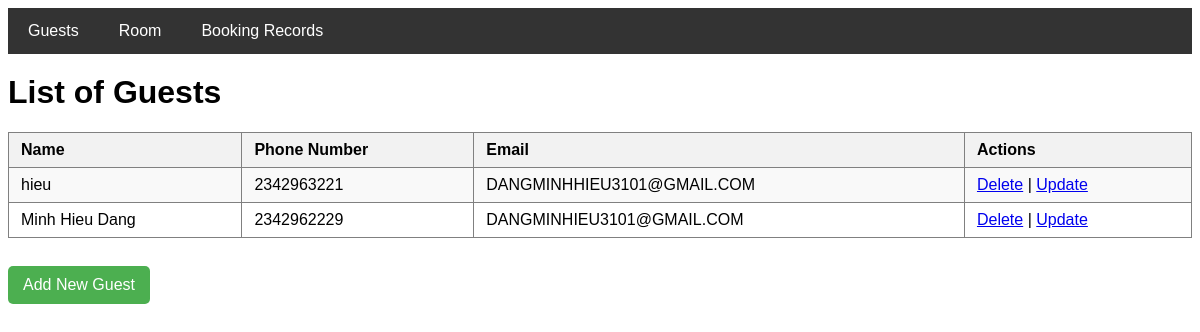
The app's page /guest_list with its own data.
### tables this page shows
CREATE TABLE guests (
    id INTEGER PRIMARY KEY AUTOINCREMENT,
    name TEXT NOT NULL,
    phone_number TEXT NOT NULL,
    email TEXT NOT NULL
);

### app.py (the view)
@app.route("/guest_list")
def get_list():
    guests = database.get_guest_list()
    return render_template("guest_list.html", guests=guests)

### database.py (called while the page is built)
def get_guest_list():
    cursor = connection.cursor()
    cursor.execute(""" SELECT * FROM guests """)
    guests = cursor.fetchall()
    guest_list = []
    for guest in guests:
        guest_list.append({
            'id': guest[0],
            'name': guest[1],
            'phone_number': guest[2],
            'email': guest[3],
        })
    return guest_list

### templates/guest_list.html (shortened to what this page needs)
<!DOCTYPE html>
<html>
<head>
</head>
<body>
    <div class="navbar">
        <a href="/guest_list">Guests</a>
        <a href="/room_list">Room</a>
        <a href="/guest_room_list">Booking Records</a>
    </div>
    <h1>List of Guests</h1>
    <table border="1">
        <tr>
            <th>Name</th>
            <th>Phone Number</th>
            <th>Email</th>
            <th>Actions</th>
        </tr>
        {% for guest in guests %}
        <tr>
            <td>{{ guest['name'] }}</td>
            <td>{{ guest['phone_number'] }}</td>
            <td>{{ guest['email'] }}</td>
            <td>
                <a href="/delete_guest/{{ guest['id'] }}">Delete</a> |
                <a href="/update_guest/{{ guest['id'] }}">Update</a>
            </td>
        </tr>
        {% endfor %}
    </table>
    <br>
    <a href="/create_guest" class="button">Add New Guest</a>
</body>
</html>

### templates/guest_list.html (style rules this page uses)
body { font-family: Arial, sans-serif; }
.navbar { background-color: #333; overflow: hidden; }
.navbar a { float: left; display: block; color: white; text-align: center; padding: 14px 20px; text-decoration: none; }
h1 { margin-top: 20px; }
table { margin-top: 20px; width: 100%; border-collapse: collapse; }
th, td { padding: 8px 12px; text-align: left; }
th { background-color: #f2f2f2; }
tr:nth-child(even) { background-color: #f9f9f9; }
a.button { display: inline-block; margin-top: 10px; padding: 10px 15px; background-color: #4CAF50; color: white; text-decoration: none; border-radius: 5px; }

### records on screen
guests: name "hieu", phone_number "2342963221", email "DANGMINHHIEU3101@GMAIL.COM"
guests: name "Minh Hieu Dang", phone_number "2342962229", email "DANGMINHIEU3101@GMAIL.COM"
